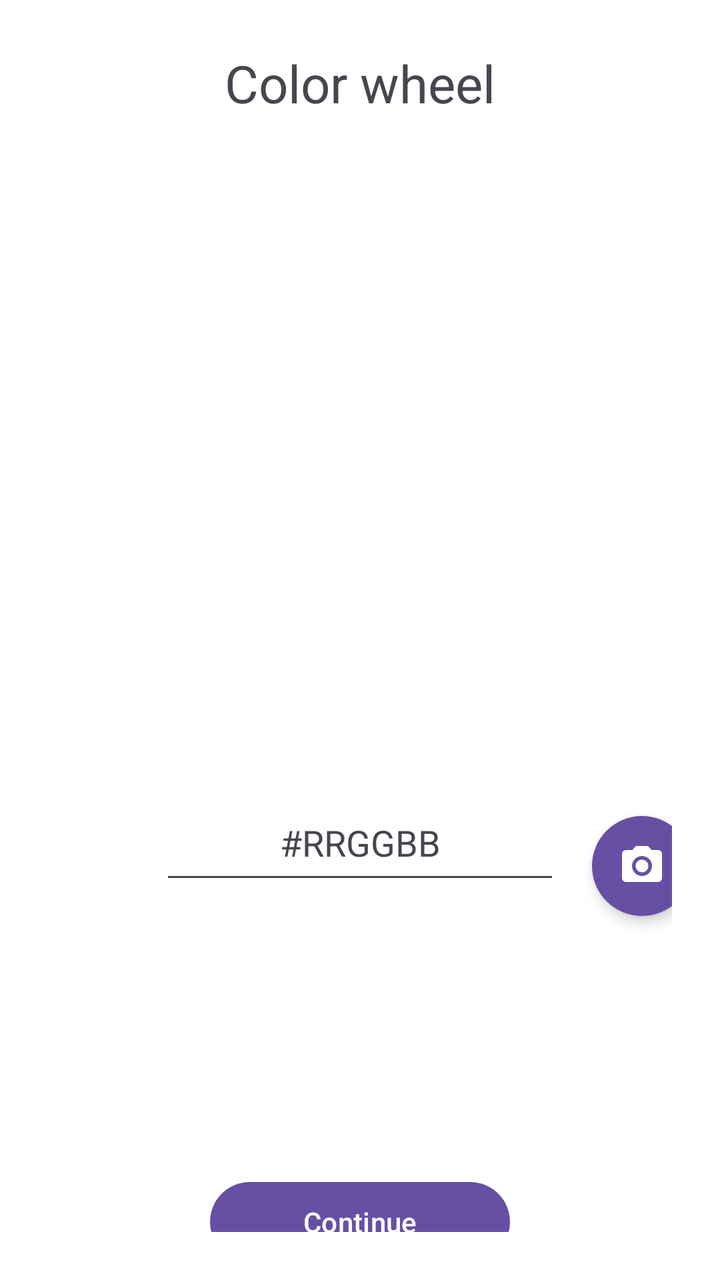
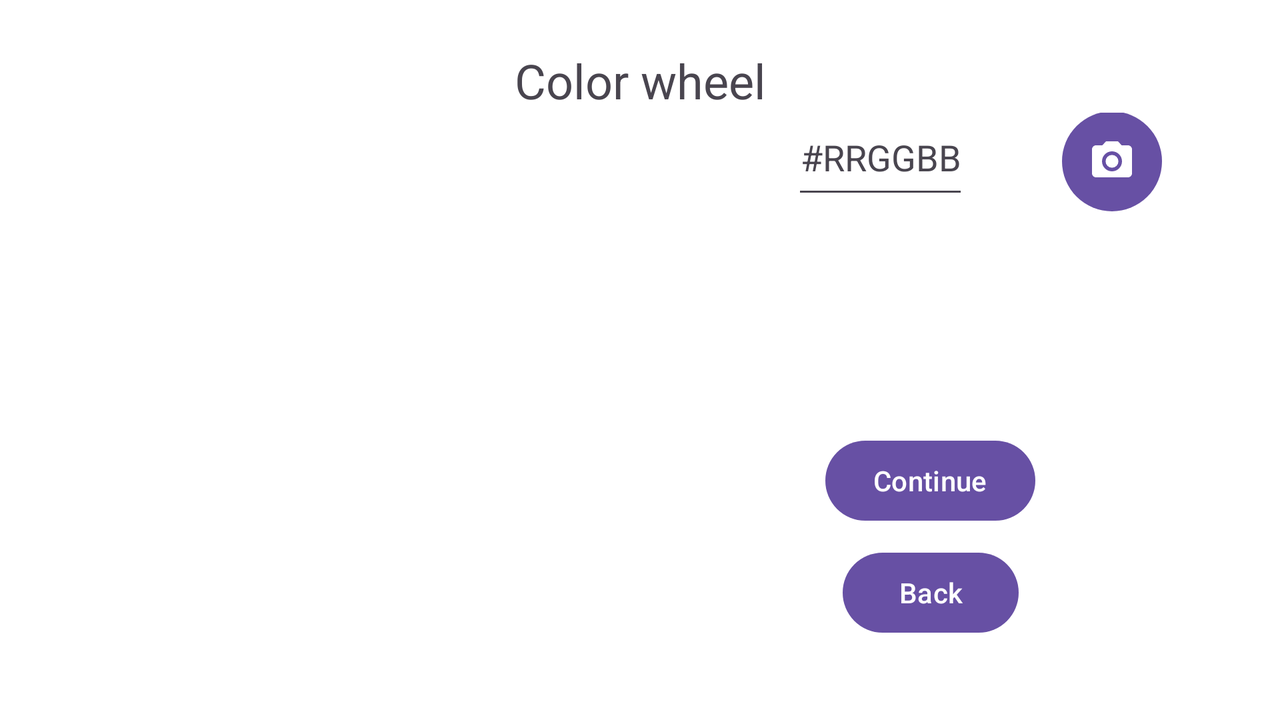

The same Android screen from two of the app's own layout files: first res/layout/ as a phone draws it, then the repository's variant for another configuration, drawn on a device whose configuration selects that folder. Both files follow.
<!-- AndroidManifest.xml: application theme Theme.ColorAssistant -->
<!-- res/layout/fragment_color_wheel.xml -->
<?xml version="1.0" encoding="utf-8"?>
<androidx.constraintlayout.widget.ConstraintLayout
    xmlns:android="http://schemas.android.com/apk/res/android"
    xmlns:app="http://schemas.android.com/apk/res-auto"
    android:layout_width="match_parent"
    android:layout_height="match_parent"
    android:padding="24dp"
    android:fitsSystemWindows="true">

    <TextView
        android:id="@+id/title"
        android:layout_width="wrap_content"
        android:layout_height="wrap_content"
        android:text="@string/title_color_wheel"
        android:textSize="26sp"
        android:layout_marginBottom="20dp"
        app:layout_constraintTop_toTopOf="parent"
        app:layout_constraintStart_toStartOf="parent"
        app:layout_constraintEnd_toEndOf="parent"/>

    <ImageView
        android:id="@+id/colorPicker"
        android:layout_width="300dp"
        android:layout_height="300dp"
        android:layout_marginTop="20dp"
        android:contentDescription="@string/color_wheel_desc"
        app:srcCompat="@drawable/color_wheel"
        app:layout_constraintTop_toBottomOf="@id/title"
        app:layout_constraintStart_toStartOf="parent"
        app:layout_constraintEnd_toEndOf="parent"/>

    <View
        android:id="@+id/colorMarker"
        android:layout_width="16dp"
        android:layout_height="16dp"
        android:background="@drawable/color_marker"
        android:visibility="gone"
        app:layout_constraintStart_toStartOf="parent"
        app:layout_constraintTop_toTopOf="parent"/>

    <EditText
        android:id="@+id/displayValues"
        android:textColor="?attr/colorOnSurface"
        android:textColorHint="?attr/colorOnSurfaceVariant"
        android:layout_width="200dp"
        android:layout_height="wrap_content"
        android:layout_marginTop="20dp"
        android:minHeight="48dp"
        android:autofillHints="none"
        android:ellipsize="none"
        android:hint="@string/color_values"
        android:imeOptions="actionDone"
        android:inputType="text"
        android:scrollHorizontally="true"
        android:singleLine="true"
        android:textSize="18sp"
        android:gravity="center_horizontal"
        app:layout_constraintEnd_toEndOf="parent"
        app:layout_constraintStart_toStartOf="parent"
        app:layout_constraintTop_toBottomOf="@id/colorPicker" />

    <ImageButton
        android:id="@+id/btn_camera"
        android:layout_width="50dp"
        android:layout_height="50dp"
        android:layout_marginStart="16dp"
        android:background="@drawable/circle_button"
        android:contentDescription="@string/desc_camera_button"
        android:elevation="4dp"
        android:padding="12dp"
        android:scaleType="centerInside"
        android:src="@drawable/camera_icon"
        app:layout_constraintBottom_toTopOf="@id/displayColor"
        app:layout_constraintStart_toEndOf="@id/displayValues"
        app:layout_constraintTop_toTopOf="@id/displayValues" />



    <View
        android:id="@+id/displayColor"
        android:layout_width="match_parent"
        android:layout_height="100dp"
        android:layout_marginTop="20dp"
        app:layout_constraintTop_toBottomOf="@id/displayValues"
        app:layout_constraintBottom_toTopOf="@id/btn_guide"/>

    <Button
        android:id="@+id/btn_guide"
        android:layout_width="150dp"
        android:layout_height="wrap_content"
        android:layout_marginTop="20dp"
        android:text="@string/continue_text"
        app:layout_constraintBottom_toTopOf="@id/btn_back"
        app:layout_constraintEnd_toEndOf="parent"
        app:layout_constraintStart_toStartOf="parent"
        app:layout_constraintTop_toBottomOf="@id/displayColor" />


    <Button
        android:id="@+id/btn_back"
        android:layout_width="100dp"
        android:layout_height="wrap_content"
        android:text="@string/back_text"
        android:layout_marginTop="20dp"
        app:layout_constraintTop_toBottomOf="@id/btn_guide"
        app:layout_constraintStart_toStartOf="parent"
        app:layout_constraintEnd_toEndOf="parent" />

</androidx.constraintlayout.widget.ConstraintLayout>
<!-- resources referenced by this layout -->
<resources>
  <!-- drawable camera_icon (drawable) -->
  <vector xmlns:android="http://schemas.android.com/apk/res/android"
      android:height="24dp"
      android:width="24dp"
      android:viewportWidth="24"
      android:viewportHeight="24"
      android:tint="?attr/colorOnPrimary">
  
      <path
          android:fillColor="?attr/colorOnPrimary"
          android:pathData="M12,12m-3.2,0a3.2,3.2 0,1 1,6.4 0a3.2,3.2 0,1 1,-6.4 0"/>
  
      <path
          android:fillColor="?attr/colorOnPrimary"
          android:pathData="M9,2L7.17,4L4,4c-1.1,0 -2,0.9 -2,2v12c0,1.1 0.9,2 2,2h16c1.1,0 2,-0.9 2,-2L22,6c0,-1.1 -0.9,-2 -2,-2h-3.17L15,2L9,2zM12,17c-2.76,0 -5,-2.24 -5,-5s2.24,-5 5,-5 5,2.24 5,5 -2.24,5 -5,5z"/>
  </vector>
  <!-- drawable circle_button (drawable) -->
  <?xml version="1.0" encoding="utf-8"?>
  <shape xmlns:android="http://schemas.android.com/apk/res/android"
      android:shape="oval">
  
      <solid android:color="?attr/colorPrimary" />
  
      <size
          android:width="50dp"
          android:height="50dp" />
  </shape>
  <string name="back_text">Back</string>
  <string name="color_values">#RRGGBB</string>
  <string name="color_wheel_desc">Color selection wheel</string>
  <string name="continue_text">Continue</string>
  <string name="desc_camera_button">Scan a color using the camera</string>
  <string name="title_color_wheel">Color wheel</string>
  <style name="Theme.ColorAssistant" parent="Base.Theme.ColorAssistant" />
  <style name="Base.Theme.ColorAssistant" parent="Theme.Material3.DayNight.NoActionBar">
          <item name="android:colorBackground">@color/background_color</item>
      </style>
  <color name="background_color">#2B2B2B</color>
</resources>
<!-- res/layout-land/fragment_color_wheel.xml (the repository's variant of the layout above) -->
<!-- drawn on the phone turned sideways -->
<?xml version="1.0" encoding="utf-8"?>
<androidx.constraintlayout.widget.ConstraintLayout
    xmlns:android="http://schemas.android.com/apk/res/android"
    xmlns:app="http://schemas.android.com/apk/res-auto"
    android:layout_width="match_parent"
    android:layout_height="match_parent"
    android:padding="24dp"
    android:fitsSystemWindows="true">

    <TextView
        android:id="@+id/title"
        android:layout_width="wrap_content"
        android:layout_height="wrap_content"
        android:text="@string/title_color_wheel"
        android:textSize="24sp"
        app:layout_constraintTop_toTopOf="parent"
        app:layout_constraintStart_toStartOf="parent"
        app:layout_constraintEnd_toEndOf="parent"/>

    <ImageView
        android:id="@+id/colorPicker"
        android:layout_width="0dp"
        android:layout_height="0dp"
        android:contentDescription="@string/color_wheel_desc"
        app:srcCompat="@drawable/color_wheel"
        app:layout_constraintTop_toBottomOf="@id/title"
        app:layout_constraintBottom_toBottomOf="parent"
        app:layout_constraintStart_toStartOf="parent"
        app:layout_constraintEnd_toStartOf="@id/rightGroup"
        app:layout_constraintDimensionRatio="1:1"/>

    <View
        android:id="@+id/colorMarker"
        android:layout_width="16dp"
        android:layout_height="16dp"
        android:background="@drawable/color_marker"
        android:visibility="gone"
        app:layout_constraintStart_toStartOf="parent"
        app:layout_constraintTop_toTopOf="parent"/>

    <androidx.constraintlayout.widget.ConstraintLayout
        android:id="@+id/rightGroup"
        android:layout_width="0dp"
        android:layout_height="0dp"
        app:layout_constraintTop_toBottomOf="@id/title"
        app:layout_constraintBottom_toBottomOf="parent"
        app:layout_constraintStart_toEndOf="@id/colorPicker"
        app:layout_constraintEnd_toEndOf="parent"
        android:paddingStart="24dp"
        android:paddingEnd="24dp">

        <EditText
            android:id="@+id/displayValues"
            android:textColorHint="?attr/colorOnSurfaceVariant"
            android:layout_width="wrap_content"
            android:layout_height="wrap_content"
            android:minHeight="48dp"
            android:hint="@string/color_values"
            android:inputType="text"
            android:singleLine="true"
            android:textSize="18sp"
            android:gravity="center_horizontal"
            app:layout_constraintTop_toTopOf="parent"
            app:layout_constraintStart_toStartOf="parent"
            app:layout_constraintEnd_toStartOf="@id/btn_camera"
            android:autofillHints="none"/>

        <ImageButton
            android:id="@+id/btn_camera"
            android:layout_width="50dp"
            android:layout_height="50dp"
            android:background="@drawable/circle_button"
            android:contentDescription="@string/desc_camera_button"
            android:padding="12dp"
            android:scaleType="centerInside"
            android:src="@drawable/camera_icon"
            app:layout_constraintTop_toTopOf="@id/displayValues"
            app:layout_constraintBottom_toBottomOf="@id/displayValues"
            app:layout_constraintEnd_toEndOf="parent"/>

        <View
            android:id="@+id/displayColor"
            android:layout_width="0dp"
            android:layout_height="80dp"
            android:layout_marginTop="16dp"
            app:layout_constraintTop_toBottomOf="@id/displayValues"
            app:layout_constraintStart_toStartOf="parent"
            app:layout_constraintEnd_toEndOf="parent"/>

        <Button
            android:id="@+id/btn_guide"
            android:layout_width="wrap_content"
            android:layout_height="wrap_content"
            android:layout_marginTop="16dp"
            android:text="@string/continue_text"
            app:layout_constraintTop_toBottomOf="@id/displayColor"
            app:layout_constraintStart_toStartOf="parent"
            app:layout_constraintEnd_toEndOf="parent"/>

        <Button
            android:id="@+id/btn_back"
            android:layout_width="wrap_content"
            android:layout_height="wrap_content"
            android:layout_marginTop="8dp"
            android:text="@string/back_text"
            app:layout_constraintTop_toBottomOf="@id/btn_guide"
            app:layout_constraintStart_toStartOf="parent"
            app:layout_constraintEnd_toEndOf="parent"/>

    </androidx.constraintlayout.widget.ConstraintLayout>

</androidx.constraintlayout.widget.ConstraintLayout>
